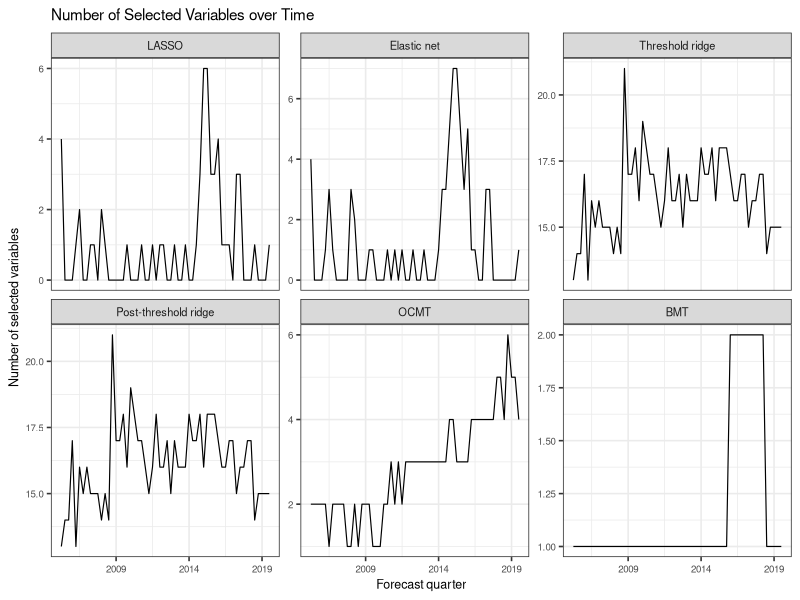
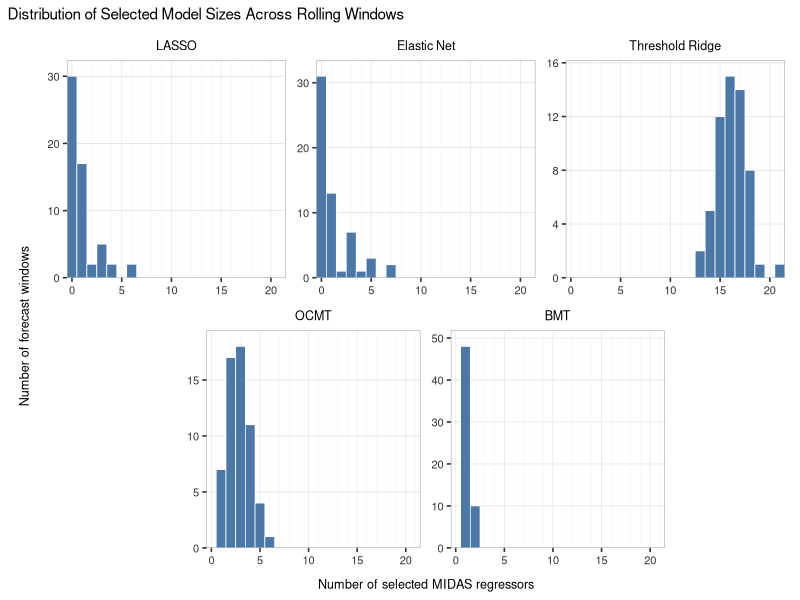
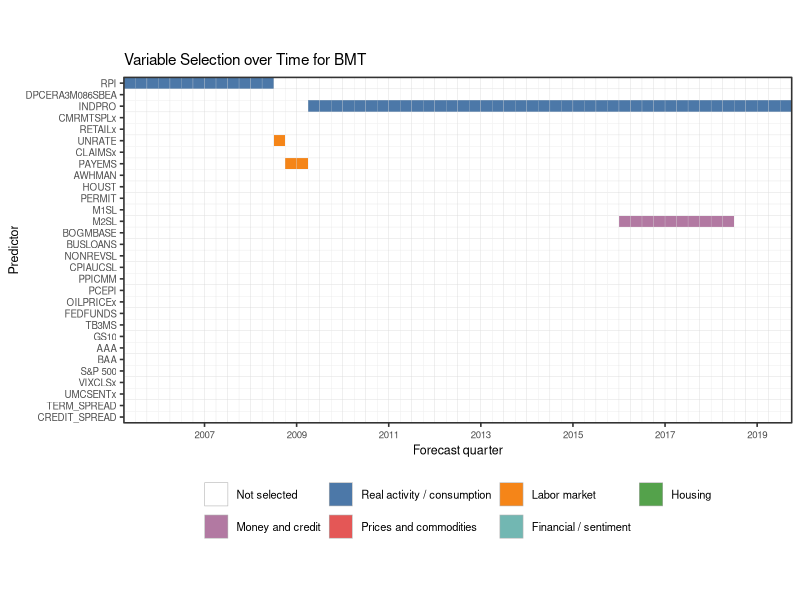
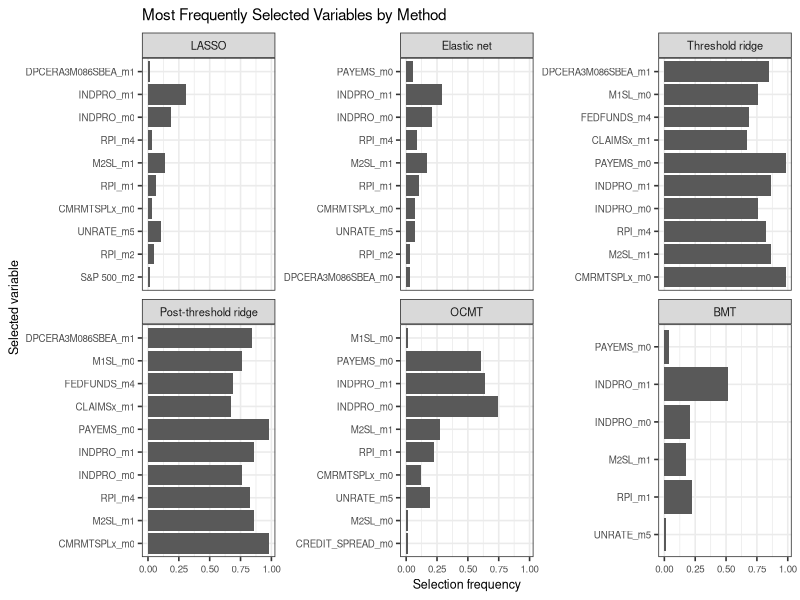
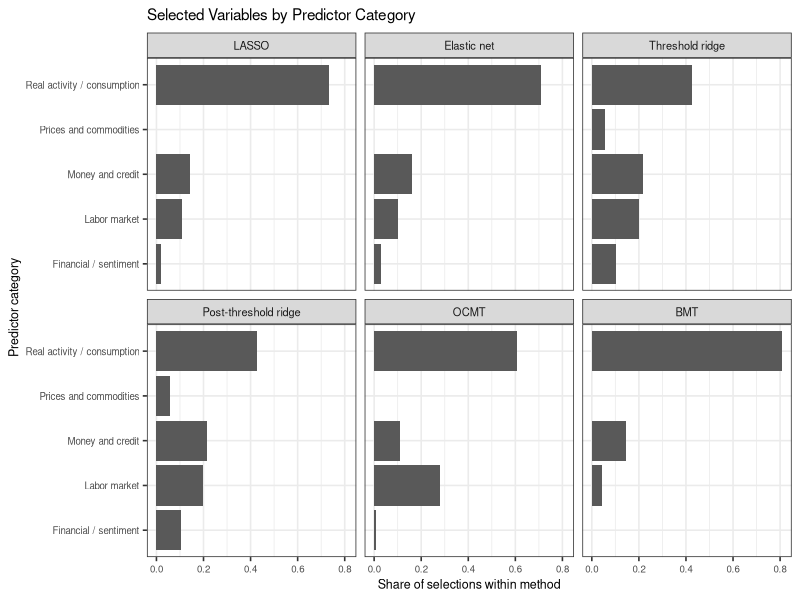
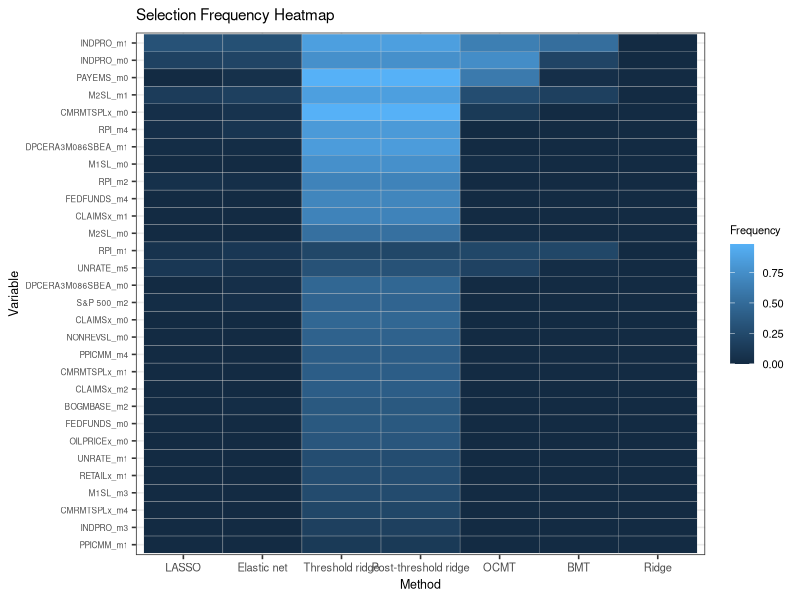
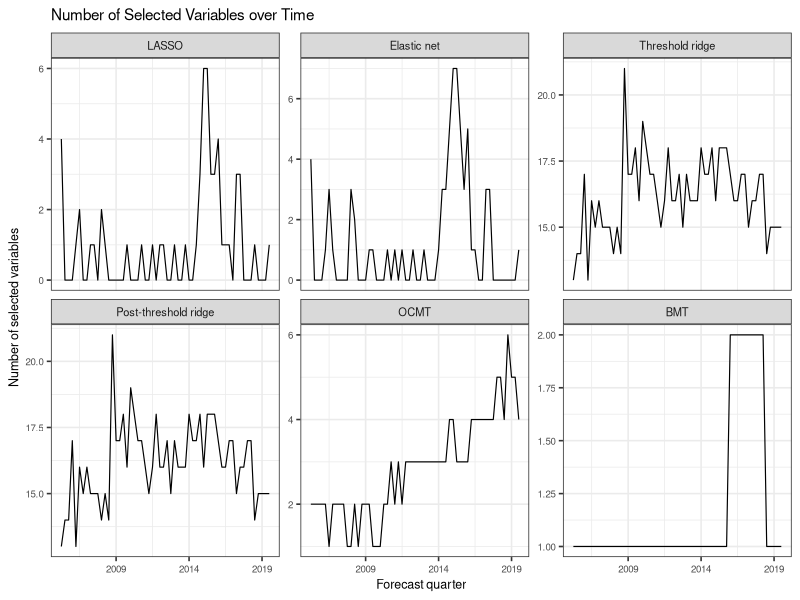
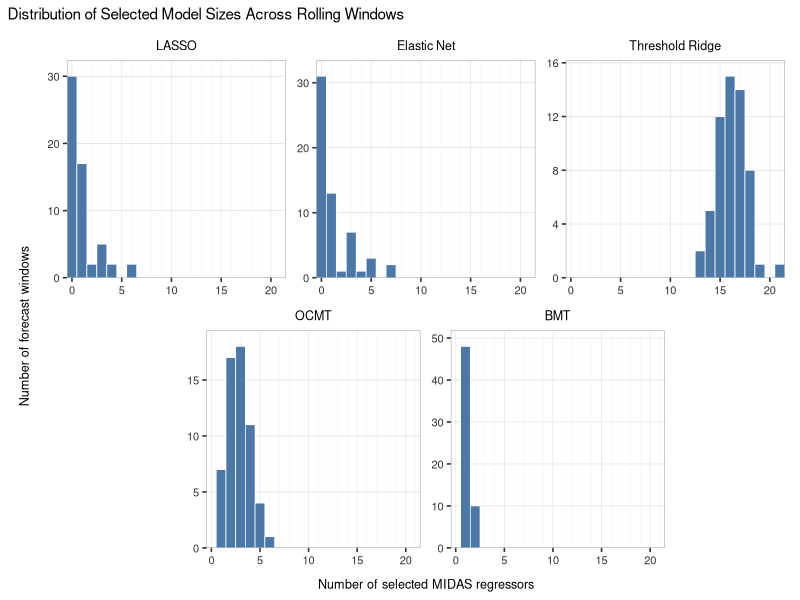

Reproduce these figures in R, in order.
# 06_variable_selection_results.R
# variable-selection results from rolling windows

library(tidyverse)
library(zoo)
library(patchwork)

rolling_forecasts <- read_csv(
  "data/processed/rolling_forecasts.csv",
  show_col_types = FALSE
)

rolling_selected_variables <- read_csv(
  "data/processed/rolling_selected_variables.csv",
  show_col_types = FALSE
)

method_order <- c(
  "LASSO",
  "Elastic net",
  "Threshold ridge",
  "Post-threshold ridge",
  "OCMT",
  "BMT",
  "Ridge"
)

selection_methods <- c(
  "LASSO",
  "Elastic net",
  "Threshold ridge",
  "Post-threshold ridge",
  "OCMT",
  "BMT"
)

top_n_variables <- 10
top_n_heatmap <- 30

# figure sizes
figure_width <- 6.5
figure_height <- 4.5
figure_units <- "in"

faceted_figure_width <- 8.5
faceted_figure_height <- 5.5

timeline_figure_width <- 8.5
timeline_figure_height <- 6.5

heatmap_figure_width <- 7.5
heatmap_figure_height <- 6.0

variable_selection_figure_dir <- "figures/variable_selection"
variable_selection_timeline_dir <- "figures/variable_selection/timelines"

thesis_theme <- theme_bw(base_size = 12) +
  theme(
    plot.title = element_text(size = 12),
    axis.title = element_text(size = 10),
    axis.text = element_text(size = 9),
    legend.text = element_text(size = 8),
    legend.title = element_text(size = 8),
    strip.text = element_text(size = 9)
  )

dense_facet_theme <- theme_bw(base_size = 12) +
  theme(
    plot.title = element_text(size = 11),
    axis.title = element_text(size = 9),
    axis.text = element_text(size = 7),
    legend.text = element_text(size = 8),
    legend.title = element_text(size = 8),
    strip.text = element_text(size = 8)
  )

timeline_theme <- theme_bw(base_size = 12) +
  theme(
    plot.title = element_text(size = 11),
    axis.title = element_text(size = 9),
    axis.text.x = element_text(size = 7),
    axis.text.y = element_text(size = 7),
    legend.text = element_text(size = 8),
    legend.title = element_text(size = 8),
    legend.position = "bottom"
  )

dir.create("data/processed", recursive = TRUE, showWarnings = FALSE)
dir.create(variable_selection_figure_dir, recursive = TRUE, showWarnings = FALSE)
dir.create(variable_selection_timeline_dir, recursive = TRUE, showWarnings = FALSE)

cat("Variable-selection figure directory:\n")
cat(normalizePath(variable_selection_figure_dir, mustWork = FALSE), "\n\n")

cat("Variable-selection timeline directory:\n")
cat(normalizePath(variable_selection_timeline_dir, mustWork = FALSE), "\n\n")

n_forecasts <- rolling_forecasts %>%
  distinct(forecast_quarter) %>%
  nrow()

cat("Variable-selection analysis\n")
cat("Number of forecast quarters:", n_forecasts, "\n")
cat("Methods in forecast file:\n")
print(unique(rolling_forecasts$method))

cat("\nMethods in selected-variable file:\n")
print(unique(rolling_selected_variables$method))

model_sizes <- rolling_forecasts %>%
  filter(method %in% selection_methods) %>%
  mutate(
    method = factor(method, levels = method_order),
    forecast_quarter_yq = as.yearqtr(forecast_quarter, format = "%Y Q%q"),
    forecast_quarter_date = as.Date(forecast_quarter_yq)
  ) %>%
  arrange(method, forecast_quarter_yq)

model_size_summary <- model_sizes %>%
  group_by(method) %>%
  summarise(
    average_selected = mean(selected_variables, na.rm = TRUE),
    median_selected = median(selected_variables, na.rm = TRUE),
    min_selected = min(selected_variables, na.rm = TRUE),
    max_selected = max(selected_variables, na.rm = TRUE),
    sd_selected = sd(selected_variables, na.rm = TRUE),
    .groups = "drop"
  ) %>%
  arrange(method)

cat("\nModel-size summary:\n")
print(model_size_summary)

write_csv(
  model_size_summary,
  "data/processed/variable_selection_model_size_summary.csv"
)

model_size_time_plot <- ggplot(
  model_sizes,
  aes(
    x = forecast_quarter_date,
    y = selected_variables
  )
) +
  geom_line(linewidth = 0.4, na.rm = TRUE) +
  facet_wrap(~ method, scales = "free_y") +
  scale_x_date(
    date_breaks = "5 years",
    date_labels = "%Y"
  ) +
  labs(
    title = "Number of Selected Variables over Time",
    x = "Forecast quarter",
    y = "Number of selected variables"
  ) +
  dense_facet_theme

model_size_time_plot

ggsave(
  filename = file.path(variable_selection_figure_dir, "model_size_over_time.pdf"),
  plot = model_size_time_plot,
  width = faceted_figure_width,
  height = faceted_figure_height,
  units = figure_units
)

# model-size histogram
model_size_histogram_methods <- c(
  "LASSO",
  "Elastic net",
  "Threshold ridge",
  "OCMT",
  "BMT"
)

model_size_method_labels <- c(
  "LASSO" = "LASSO",
  "Elastic net" = "Elastic Net",
  "Threshold ridge" = "Threshold Ridge",
  "OCMT" = "OCMT",
  "BMT" = "BMT"
)

model_size_histogram_data <- model_sizes %>%
  filter(as.character(method) %in% model_size_histogram_methods) %>%
  mutate(
    method_raw = as.character(method),
    method = factor(
      method_raw,
      levels = model_size_histogram_methods,
      labels = model_size_method_labels[model_size_histogram_methods]
    ),
    selected_variables = as.integer(selected_variables)
  ) %>%
  filter(!is.na(selected_variables))

cat("\nModel-size histogram range:\n")
print(
  model_size_histogram_data %>%
    group_by(method) %>%
    summarise(
      min_selected = min(selected_variables, na.rm = TRUE),
      max_selected = max(selected_variables, na.rm = TRUE),
      .groups = "drop"
    )
)

# common x-axis from threshold ridge
threshold_ridge_max_selected <- model_size_histogram_data %>%
  filter(method_raw == "Threshold ridge") %>%
  summarise(
    max_selected = max(selected_variables, na.rm = TRUE)
  ) %>%
  pull(max_selected)

model_size_histogram_x_limits <- c(
  -0.5,
  threshold_ridge_max_selected + 0.5
)

model_size_histogram_x_breaks <- seq(
  0,
  floor(threshold_ridge_max_selected / 5) * 5,
  by = 5
)

model_size_histogram_x_minor_breaks <- seq(
  0,
  threshold_ridge_max_selected,
  by = 1
)

# panel theme
model_size_histogram_theme <- theme_bw(base_size = 12) +
  theme(
    plot.title = element_text(
      size = 9,
      hjust = 0.5,
      face = "plain",
      margin = margin(b = 5)
    ),
    axis.title = element_blank(),
    axis.text = element_text(
      size = 8,
      color = "grey20"
    ),
    panel.grid.major.x = element_line(
      color = "grey90",
      linewidth = 0.25
    ),
    panel.grid.major.y = element_line(
      color = "grey88",
      linewidth = 0.25
    ),
    panel.grid.minor.x = element_line(
      color = "grey95",
      linewidth = 0.15
    ),
    panel.grid.minor.y = element_blank(),
    panel.border = element_rect(
      color = "grey55",
      linewidth = 0.3
    ),
    plot.margin = margin(
      t = 4,
      r = 4,
      b = 4,
      l = 4
    )
  )

make_model_size_histogram_panel <- function(method_label) {
  plot_data <- model_size_histogram_data %>%
    filter(as.character(method) == method_label)

  ggplot(
    plot_data,
    aes(x = selected_variables)
  ) +
    geom_histogram(
      binwidth = 1,
      boundary = -0.5,
      fill = "#4C78A8",
      color = "white",
      linewidth = 0.25
    ) +
    scale_x_continuous(
      breaks = model_size_histogram_x_breaks,
      minor_breaks = model_size_histogram_x_minor_breaks,
      limits = model_size_histogram_x_limits,
      expand = expansion(mult = c(0, 0))
    ) +
    scale_y_continuous(
      expand = expansion(mult = c(0, 0.08))
    ) +
    labs(
      title = method_label
    ) +
    model_size_histogram_theme
}

model_size_histogram_lasso <- make_model_size_histogram_panel(
  method_label = "LASSO"
)

model_size_histogram_elastic_net <- make_model_size_histogram_panel(
  method_label = "Elastic Net"
)

model_size_histogram_threshold_ridge <- make_model_size_histogram_panel(
  method_label = "Threshold Ridge"
)

model_size_histogram_ocmt <- make_model_size_histogram_panel(
  method_label = "OCMT"
)

model_size_histogram_bmt <- make_model_size_histogram_panel(
  method_label = "BMT"
)

model_size_histogram_y_label <- ggplot() +
  annotate(
    "text",
    x = 0.5,
    y = 0.5,
    label = "Number of forecast windows",
    angle = 90,
    size = 3.2
  ) +
  theme_void() +
  theme(
    plot.margin = margin(
      t = 0,
      r = 0,
      b = 0,
      l = 0
    )
  )

model_size_histogram_x_label <- ggplot() +
  annotate(
    "text",
    x = 0.5,
    y = 0.5,
    label = "Number of selected MIDAS regressors",
    size = 3.2
  ) +
  theme_void() +
  theme(
    plot.margin = margin(
      t = 0,
      r = 0,
      b = 0,
      l = 0
    )
  )

model_size_histogram_top_row <-
  model_size_histogram_lasso +
  model_size_histogram_elastic_net +
  model_size_histogram_threshold_ridge +
  plot_layout(ncol = 3)

model_size_histogram_bottom_row <-
  plot_spacer() +
  model_size_histogram_ocmt +
  model_size_histogram_bmt +
  plot_spacer() +
  plot_layout(
    ncol = 4,
    widths = c(0.5, 1, 1, 0.5)
  )

model_size_histogram_panel_grid <- (
  model_size_histogram_top_row /
    model_size_histogram_bottom_row /
    model_size_histogram_x_label
) +
  plot_layout(
    heights = c(1, 1, 0.08)
  )

model_size_histogram_plot <- (
  model_size_histogram_y_label +
    model_size_histogram_panel_grid
) +
  plot_layout(
    widths = c(0.045, 1)
  ) +
  plot_annotation(
    title = "Distribution of Selected Model Sizes Across Rolling Windows",
    theme = theme(
      plot.title = element_text(
        size = 11,
        hjust = 0,
        face = "plain",
        margin = margin(b = 8)
      )
    )
  )

model_size_histogram_plot

ggsave(
  filename = file.path(variable_selection_figure_dir, "model_size_histogram.pdf"),
  plot = model_size_histogram_plot,
  width = faceted_figure_width,
  height = 5.0,
  units = figure_units
)

selected_variables_clean <- rolling_selected_variables %>%
  filter(method %in% selection_methods) %>%
  mutate(
    method = factor(method, levels = method_order)
  ) %>%
  mutate(
    variable_match = str_match(selected_variable, "^(.*)_m([0-9]+)$"),
    predictor = variable_match[, 2],
    monthly_lag = as.integer(variable_match[, 3])
  ) %>%
  select(-variable_match)

unparsed_variables <- selected_variables_clean %>%
  filter(is.na(predictor) | is.na(monthly_lag)) %>%
  distinct(selected_variable)

if (nrow(unparsed_variables) > 0) {
  warning("unparsed selected variables")
  print(unparsed_variables)
}

# timeline figures
timeline_methods <- c(
  "LASSO",
  "Elastic net",
  "Threshold ridge",
  "Post-threshold ridge",
  "OCMT",
  "BMT"
)

timeline_method_labels <- c(
  "LASSO" = "LASSO",
  "Elastic net" = "Elastic Net",
  "Threshold ridge" = "Threshold Ridge",
  "Post-threshold ridge" = "Post-Threshold Ridge",
  "OCMT" = "OCMT",
  "BMT" = "BMT"
)

predictor_order <- c(
  "RPI",
  "DPCERA3M086SBEA",
  "INDPRO",
  "CMRMTSPLx",
  "RETAILx",
  "UNRATE",
  "CLAIMSx",
  "PAYEMS",
  "AWHMAN",
  "HOUST",
  "PERMIT",
  "M1SL",
  "M2SL",
  "BOGMBASE",
  "BUSLOANS",
  "NONREVSL",
  "CPIAUCSL",
  "PPICMM",
  "PCEPI",
  "OILPRICEx",
  "FEDFUNDS",
  "TB3MS",
  "GS10",
  "AAA",
  "BAA",
  "S&P 500",
  "VIXCLSx",
  "UMCSENTx",
  "TERM_SPREAD",
  "CREDIT_SPREAD"
)

classify_predictor_timeline <- function(x) {
  case_when(
    x %in% c(
      "RPI", "DPCERA3M086SBEA", "INDPRO", "CMRMTSPLx", "RETAILx"
    ) ~ "Real activity / consumption",

    x %in% c(
      "UNRATE", "CLAIMSx", "PAYEMS", "AWHMAN"
    ) ~ "Labor market",

    x %in% c(
      "HOUST", "PERMIT"
    ) ~ "Housing",

    x %in% c(
      "M1SL", "M2SL", "BOGMBASE", "BUSLOANS", "NONREVSL"
    ) ~ "Money and credit",

    x %in% c(
      "CPIAUCSL", "PPICMM", "PCEPI", "OILPRICEx"
    ) ~ "Prices and commodities",

    x %in% c(
      "FEDFUNDS", "TB3MS", "GS10", "AAA", "BAA",
      "S&P 500", "VIXCLSx", "UMCSENTx",
      "TERM_SPREAD", "CREDIT_SPREAD"
    ) ~ "Financial / sentiment",

    TRUE ~ NA_character_
  )
}

timeline_category_colors <- c(
  "Not selected" = "white",
  "Real activity / consumption" = "#4C78A8",
  "Labor market" = "#F58518",
  "Housing" = "#54A24B",
  "Money and credit" = "#B279A2",
  "Prices and commodities" = "#E45756",
  "Financial / sentiment" = "#72B7B2"
)

# quarter index for square tiles
all_quarters <- rolling_forecasts %>%
  distinct(forecast_quarter) %>%
  mutate(
    forecast_quarter_yq = as.yearqtr(forecast_quarter, format = "%Y Q%q"),
    forecast_quarter_date = as.Date(forecast_quarter_yq),
    year = as.integer(format(forecast_quarter_date, "%Y")),
    quarter = as.integer(cycle(forecast_quarter_yq))
  ) %>%
  arrange(forecast_quarter_yq) %>%
  mutate(
    quarter_index = row_number()
  )

timeline_x_limits_index <- c(
  0.5,
  nrow(all_quarters) + 0.5
)

first_forecast_year <- all_quarters$year[1]
first_forecast_quarter <- all_quarters$quarter[1]

# year labels
timeline_axis_breaks <- all_quarters %>%
  group_by(year) %>%
  slice_min(quarter_index, n = 1, with_ties = FALSE) %>%
  ungroup() %>%
  filter(
    year %% 2 == 1,
    !(year == first_forecast_year & first_forecast_quarter != 1)
  ) %>%
  mutate(
    axis_position = quarter_index - 0.5,
    axis_label = as.character(year)
  )

if (nrow(timeline_axis_breaks) < 3) {
  first_year <- min(all_quarters$year, na.rm = TRUE)

  timeline_axis_breaks <- all_quarters %>%
    group_by(year) %>%
    slice_min(quarter_index, n = 1, with_ties = FALSE) %>%
    ungroup() %>%
    filter(
      (year - first_year) %% 2 == 0,
      !(year == first_forecast_year & first_forecast_quarter != 1)
    ) %>%
    mutate(
      axis_position = quarter_index - 0.5,
      axis_label = as.character(year)
    )
}

timeline_source <- selected_variables_clean %>%
  mutate(method = as.character(method))

post_threshold_has_rows <- timeline_source %>%
  filter(method == "Post-threshold ridge") %>%
  nrow() > 0

threshold_has_rows <- timeline_source %>%
  filter(method == "Threshold ridge") %>%
  nrow() > 0

if (!post_threshold_has_rows && threshold_has_rows) {
  cat(
    "\nPost-threshold ridge not found in selected-variable file.",
    "Copying threshold-ridge selected variables for timeline figures only.\n"
  )

  post_threshold_rows <- timeline_source %>%
    filter(method == "Threshold ridge") %>%
    mutate(method = "Post-threshold ridge")

  timeline_source <- bind_rows(
    timeline_source,
    post_threshold_rows
  )
}

unexpected_timeline_predictors <- timeline_source %>%
  filter(method %in% timeline_methods) %>%
  distinct(predictor) %>%
  filter(!predictor %in% predictor_order)

if (nrow(unexpected_timeline_predictors) > 0) {
  warning("unexpected timeline predictors")
  print(unexpected_timeline_predictors)
}

selection_timeline_raw <- timeline_source %>%
  filter(
    method %in% timeline_methods,
    predictor %in% predictor_order
  ) %>%
  group_by(method, forecast_quarter, predictor) %>%
  summarise(
    selected_lags = n_distinct(monthly_lag),
    .groups = "drop"
  )

selection_timeline <- expand_grid(
  method = timeline_methods,
  forecast_quarter = all_quarters$forecast_quarter,
  predictor = predictor_order
) %>%
  left_join(
    selection_timeline_raw,
    by = c("method", "forecast_quarter", "predictor")
  ) %>%
  mutate(
    selected_lags = replace_na(selected_lags, 0L),
    selected = as.integer(selected_lags > 0)
  ) %>%
  left_join(
    all_quarters,
    by = "forecast_quarter"
  ) %>%
  mutate(
    method = factor(method, levels = timeline_methods),
    predictor = factor(predictor, levels = rev(predictor_order)),
    predictor_category = classify_predictor_timeline(as.character(predictor))
  )

uncategorised_predictors <- selection_timeline %>%
  filter(is.na(predictor_category)) %>%
  distinct(predictor)

if (nrow(uncategorised_predictors) > 0) {
  warning("uncategorised predictors")
  print(uncategorised_predictors)
}

selection_timeline <- selection_timeline %>%
  mutate(
    fill_category = if_else(
      selected == 1L,
      predictor_category,
      "Not selected"
    ),
    fill_category = factor(
      fill_category,
      levels = names(timeline_category_colors)
    )
  )

write_csv(
  selection_timeline,
  "data/processed/variable_selection_timeline.csv"
)

cat("\nTimeline selected-count check:\n")
timeline_count_check <- selection_timeline %>%
  group_by(method) %>%
  summarise(
    total_selected_predictor_quarters = sum(selected),
    .groups = "drop"
  )

print(timeline_count_check)

make_selection_timeline_plot <- function(method_name, data) {
  plot_data <- data %>%
    filter(as.character(method) == method_name)

  if (nrow(plot_data) == 0) {
    stop("no timeline data for: ", method_name)
  }

  method_label <- timeline_method_labels[[method_name]]

  # legend categories
  legend_dummy_data <- tibble(
    quarter_index = 1,
    predictor = factor(
      predictor_order[1],
      levels = rev(predictor_order)
    ),
    fill_category = factor(
      names(timeline_category_colors),
      levels = names(timeline_category_colors)
    )
  )

  ggplot(
    plot_data,
    aes(
      x = quarter_index,
      y = predictor,
      fill = fill_category
    )
  ) +
    geom_tile(
      color = "grey85",
      linewidth = 0.08,
      width = 1,
      height = 1,
      show.legend = FALSE
    ) +
    geom_tile(
      data = legend_dummy_data,
      aes(
        x = quarter_index,
        y = predictor,
        fill = fill_category
      ),
      width = 1,
      height = 1,
      alpha = 0,
      inherit.aes = FALSE,
      show.legend = TRUE
    ) +
    scale_x_continuous(
      breaks = timeline_axis_breaks$axis_position,
      labels = timeline_axis_breaks$axis_label,
      limits = timeline_x_limits_index,
      expand = expansion(mult = c(0, 0), add = c(0, 0))
    ) +
    scale_fill_manual(
      values = timeline_category_colors,
      limits = names(timeline_category_colors),
      breaks = names(timeline_category_colors),
      drop = FALSE
    ) +
    coord_fixed(
      ratio = 1,
      expand = FALSE,
      clip = "off"
    ) +
    guides(
      fill = guide_legend(
        nrow = 2,
        byrow = TRUE,
        override.aes = list(
          alpha = 1,
          color = "grey70",
          linewidth = 0.2
        )
      )
    ) +
    labs(
      title = paste("Variable Selection over Time for", method_label),
      x = "Forecast quarter",
      y = "Predictor",
      fill = NULL
    ) +
    timeline_theme +
    theme(
      panel.grid.major.x = element_blank(),
      panel.grid.major.y = element_blank(),
      panel.grid.minor = element_blank(),
      legend.position = "bottom",
      legend.box = "vertical"
    )
}

saved_timeline_files <- character(0)

for (method_name in timeline_methods) {
  timeline_plot <- make_selection_timeline_plot(
    method_name = method_name,
    data = selection_timeline
  )

  safe_method_name <- method_name %>%
    str_to_lower() %>%
    str_replace_all("[^a-z0-9]+", "_") %>%
    str_replace_all("^_|_$", "")

  timeline_file <- file.path(
    variable_selection_timeline_dir,
    paste0("variable_selection_timeline_", safe_method_name, ".pdf")
  )

  ggsave(
    filename = timeline_file,
    plot = timeline_plot,
    width = timeline_figure_width,
    height = timeline_figure_height,
    units = figure_units
  )

  saved_timeline_files <- c(saved_timeline_files, timeline_file)

  cat("Saved timeline figure:", timeline_file, "\n")

  if (!file.exists(timeline_file)) {
    warning("timeline figure not found: ", timeline_file)
  }
}

print(
  make_selection_timeline_plot(
    method_name = tail(timeline_methods, 1),
    data = selection_timeline
  )
)

selection_frequency <- selected_variables_clean %>%
  group_by(method, selected_variable, predictor, monthly_lag) %>%
  summarise(
    times_selected = n(),
    selection_frequency = times_selected / n_forecasts,
    .groups = "drop"
  ) %>%
  arrange(method, desc(times_selected), selected_variable)

cat("\nSelection frequency by exact monthly variable:\n")
print(selection_frequency)

write_csv(
  selection_frequency,
  "data/processed/variable_selection_frequency.csv"
)

top_variables_by_method <- selection_frequency %>%
  group_by(method) %>%
  slice_max(
    order_by = times_selected,
    n = top_n_variables,
    with_ties = FALSE
  ) %>%
  ungroup() %>%
  arrange(method, desc(times_selected))

cat("\nTop selected variables by method:\n")
print(top_variables_by_method)

write_csv(
  top_variables_by_method,
  "data/processed/variable_selection_top_variables_by_method.csv"
)

top_variables_plot <- top_variables_by_method %>%
  mutate(
    selected_variable = fct_reorder(selected_variable, times_selected)
  ) %>%
  ggplot(
    aes(
      x = selected_variable,
      y = selection_frequency
    )
  ) +
  geom_col(linewidth = 0.2) +
  coord_flip() +
  facet_wrap(~ method, scales = "free_y") +
  labs(
    title = "Most Frequently Selected Variables by Method",
    x = "Selected variable",
    y = "Selection frequency"
  ) +
  dense_facet_theme

top_variables_plot

ggsave(
  filename = file.path(variable_selection_figure_dir, "top_selected_variables_by_method.pdf"),
  plot = top_variables_plot,
  width = faceted_figure_width,
  height = faceted_figure_height,
  units = figure_units
)

predictor_frequency <- selected_variables_clean %>%
  group_by(method, predictor) %>%
  summarise(
    times_selected_any_lag = n(),
    average_lag_selected = mean(monthly_lag, na.rm = TRUE),
    .groups = "drop"
  ) %>%
  mutate(
    selection_frequency_any_lag = times_selected_any_lag / n_forecasts
  ) %>%
  arrange(method, desc(times_selected_any_lag), predictor)

cat("\nSelection frequency by predictor, ignoring monthly lag:\n")
print(predictor_frequency)

write_csv(
  predictor_frequency,
  "data/processed/variable_selection_predictor_frequency.csv"
)

classify_predictor <- function(x) {
  case_when(
    x %in% c(
      "RPI", "DPCERA3M086SBEA", "INDPRO", "CMRMTSPLx", "RETAILx"
    ) ~ "Real activity / consumption",

    x %in% c(
      "UNRATE", "CLAIMSx", "PAYEMS", "AWHMAN"
    ) ~ "Labor market",

    x %in% c(
      "HOUST", "PERMIT"
    ) ~ "Housing",

    x %in% c(
      "M1SL", "M2SL", "BOGMBASE", "BUSLOANS", "NONREVSL"
    ) ~ "Money and credit",

    x %in% c(
      "CPIAUCSL", "PPICMM", "PCEPI", "OILPRICEx"
    ) ~ "Prices and commodities",

    x %in% c(
      "FEDFUNDS", "TB3MS", "GS10", "AAA", "BAA",
      "S&P 500", "VIXCLSx", "UMCSENTx",
      "TERM_SPREAD", "CREDIT_SPREAD"
    ) ~ "Financial / sentiment",

    TRUE ~ "Other"
  )
}

selection_by_category <- selected_variables_clean %>%
  mutate(category = classify_predictor(predictor)) %>%
  group_by(method, category) %>%
  summarise(
    times_selected = n(),
    .groups = "drop"
  ) %>%
  group_by(method) %>%
  mutate(
    share_within_method = times_selected / sum(times_selected)
  ) %>%
  ungroup() %>%
  arrange(method, desc(times_selected))

cat("\nSelection by predictor category:\n")
print(selection_by_category)

write_csv(
  selection_by_category,
  "data/processed/variable_selection_by_category.csv"
)

selection_category_plot <- ggplot(
  selection_by_category,
  aes(
    x = category,
    y = share_within_method
  )
) +
  geom_col(linewidth = 0.2) +
  coord_flip() +
  facet_wrap(~ method) +
  labs(
    title = "Selected Variables by Predictor Category",
    x = "Predictor category",
    y = "Share of selections within method"
  ) +
  dense_facet_theme

selection_category_plot

ggsave(
  filename = file.path(variable_selection_figure_dir, "selection_by_category.pdf"),
  plot = selection_category_plot,
  width = faceted_figure_width,
  height = faceted_figure_height,
  units = figure_units
)

top_heatmap_variables <- selection_frequency %>%
  group_by(selected_variable) %>%
  summarise(
    total_times_selected = sum(times_selected),
    .groups = "drop"
  ) %>%
  slice_max(
    order_by = total_times_selected,
    n = top_n_heatmap,
    with_ties = FALSE
  ) %>%
  pull(selected_variable)

heatmap_data <- selection_frequency %>%
  filter(selected_variable %in% top_heatmap_variables) %>%
  complete(
    method = factor(selection_methods, levels = method_order),
    selected_variable = top_heatmap_variables,
    fill = list(
      times_selected = 0,
      selection_frequency = 0
    )
  ) %>%
  mutate(
    method = factor(method, levels = method_order),
    selected_variable = fct_reorder(
      selected_variable,
      selection_frequency,
      .fun = sum
    )
  )

selection_heatmap_plot <- ggplot(
  heatmap_data,
  aes(
    x = method,
    y = selected_variable,
    fill = selection_frequency
  )
) +
  geom_tile(
    color = "grey80",
    linewidth = 0.1
  ) +
  labs(
    title = "Selection Frequency Heatmap",
    x = "Method",
    y = "Variable",
    fill = "Frequency"
  ) +
  thesis_theme +
  theme(
    plot.title = element_text(size = 11),
    axis.title = element_text(size = 9),
    axis.text.x = element_text(size = 8),
    axis.text.y = element_text(size = 6),
    legend.title = element_text(size = 8),
    legend.text = element_text(size = 8)
  )

selection_heatmap_plot

ggsave(
  filename = file.path(variable_selection_figure_dir, "selection_frequency_heatmap.pdf"),
  plot = selection_heatmap_plot,
  width = heatmap_figure_width,
  height = heatmap_figure_height,
  units = figure_units
)

selected_sets <- rolling_selected_variables %>%
  filter(method %in% selection_methods) %>%
  group_by(forecast_quarter, method) %>%
  summarise(
    selected_set = list(unique(selected_variable)),
    .groups = "drop"
  )

selected_sets_complete <- expand_grid(
  forecast_quarter = unique(rolling_forecasts$forecast_quarter),
  method = selection_methods
) %>%
  left_join(
    selected_sets,
    by = c("forecast_quarter", "method")
  ) %>%
  mutate(
    selected_set = map(
      selected_set,
      ~ {
        if (length(.x) == 0 || all(is.na(.x))) {
          character(0)
        } else {
          .x
        }
      }
    )
  )

method_pairs <- expand_grid(
  method_1 = selection_methods,
  method_2 = selection_methods
) %>%
  filter(method_1 < method_2)

pairwise_overlap <- map_dfr(
  seq_len(nrow(method_pairs)),
  function(i) {

    m1 <- method_pairs$method_1[i]
    m2 <- method_pairs$method_2[i]

    selected_1 <- selected_sets_complete %>%
      filter(method == m1) %>%
      select(forecast_quarter, selected_set_1 = selected_set)

    selected_2 <- selected_sets_complete %>%
      filter(method == m2) %>%
      select(forecast_quarter, selected_set_2 = selected_set)

    selected_1 %>%
      left_join(selected_2, by = "forecast_quarter") %>%
      mutate(
        intersection_size = map2_int(
          selected_set_1,
          selected_set_2,
          ~ length(intersect(.x, .y))
        ),
        union_size = map2_int(
          selected_set_1,
          selected_set_2,
          ~ length(union(.x, .y))
        ),
        jaccard_similarity = if_else(
          union_size == 0,
          NA_real_,
          intersection_size / union_size
        ),
        method_1 = m1,
        method_2 = m2
      ) %>%
      select(
        method_1,
        method_2,
        forecast_quarter,
        intersection_size,
        union_size,
        jaccard_similarity
      )
  }
)

pairwise_overlap_summary <- pairwise_overlap %>%
  group_by(method_1, method_2) %>%
  summarise(
    average_intersection = mean(intersection_size, na.rm = TRUE),
    average_union = mean(union_size, na.rm = TRUE),
    average_jaccard = mean(jaccard_similarity, na.rm = TRUE),
    .groups = "drop"
  ) %>%
  arrange(desc(average_jaccard))

print(pairwise_overlap_summary)

write_csv(
  pairwise_overlap,
  "data/processed/variable_selection_pairwise_overlap_by_quarter.csv"
)

write_csv(
  pairwise_overlap_summary,
  "data/processed/variable_selection_pairwise_overlap_summary.csv"
)
